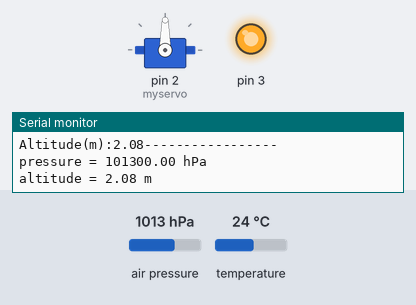
Simulated run of this sketch. Board: Arduino Uno, built with avr-gcc and run on an emulated ATmega328P. Parts: servo, output pins drawn as LEDs (lit = HIGH), the last lines printed to the serial monitor. Inputs (shaded band) come from the test bench; at power-on: air pressure 1013 hPa, temperature 24 °C.

Above: at 0.1 s.
At 1.2 s:
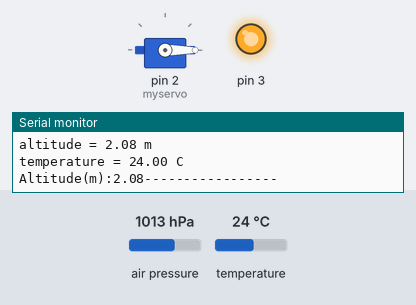
1.3 s: air pressure set to 978 hPa
2.9 s: air pressure set to 974 hPa
At 4.5 s:
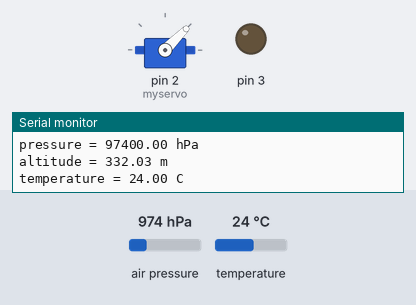
Timing chart, 0 to 6.0 s (numbered marks = the images above; inputs shaded):
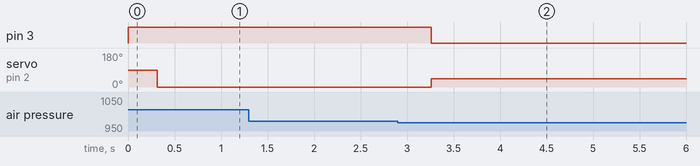

The sketch:

servo.ino
```cpp
#include <Adafruit_MPL3115A2.h>
#include <Servo.h>
Adafruit_MPL3115A2 baro;
Servo myservo;
int potpin =A0;
int val;
const int a;
const int b;
int pin = 2;
void setup() {
pinMode(3,OUTPUT);
digitalWrite (3, HIGH);
myservo.attach(2);
  Serial.begin(9600);
  while(!Serial);
  Serial.println("Adafruit_MPL3115A2 test!");

  if (!baro.begin()) {
    Serial.println("Could not find sensor. Check wiring.");
    while(1);
  }

  // use to set sea level pressure for current location
  // this is needed for accurate altitude measurement
  // STD SLP = 1013.26 hPa
  baro.setSeaPressure(1013.26);
}

void loop() {
  float pressure = baro.getPressure();
  float altitude = baro.getAltitude();
  float temperature = baro.getTemperature();
//  float altitude = altitude();
  Serial.print("Altitude(m):");
  Serial.print(altitude, 2);

  Serial.println("-----------------");
  Serial.print("pressure = "); Serial.print(pressure); Serial.println(" hPa");
  Serial.print("altitude = "); Serial.print(altitude); Serial.println(" m");
  Serial.print("temperature = "); Serial.print(temperature); Serial.println(" C");


  delay(250);


if ( altitude >= 307)
{
digitalWrite(3, LOW);
myservo.write(45);
delay (2000);
}

else
{
  digitalWrite (3, HIGH);
  myservo.write(0);


}


}
```

Measured:
- the behaviour switches between 977 and 976 hPa on air pressure (found by bisection; images 1 and 2)
- after the input at 2.9 s, pin 3: HIGH → LOW after 0.36 s; servo on pin 2 (myservo): 0° → 45° after 0.36 s
